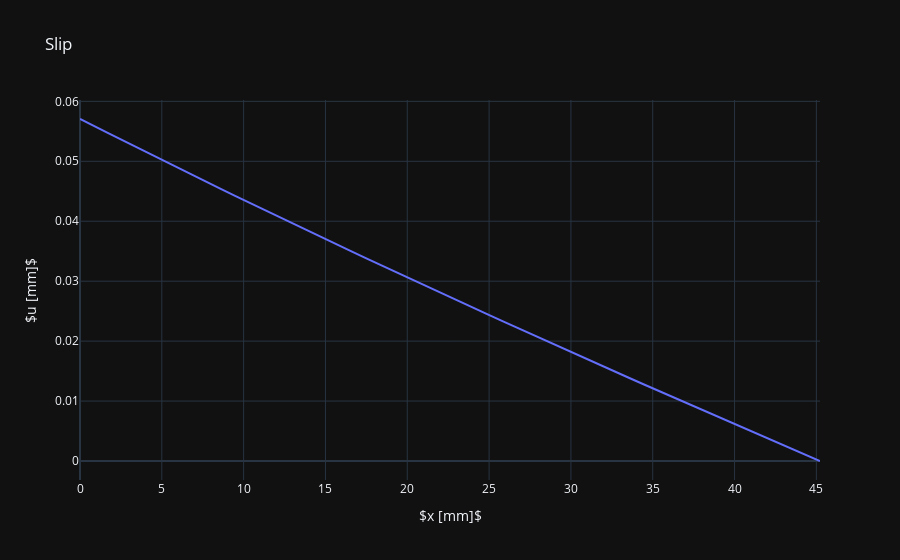
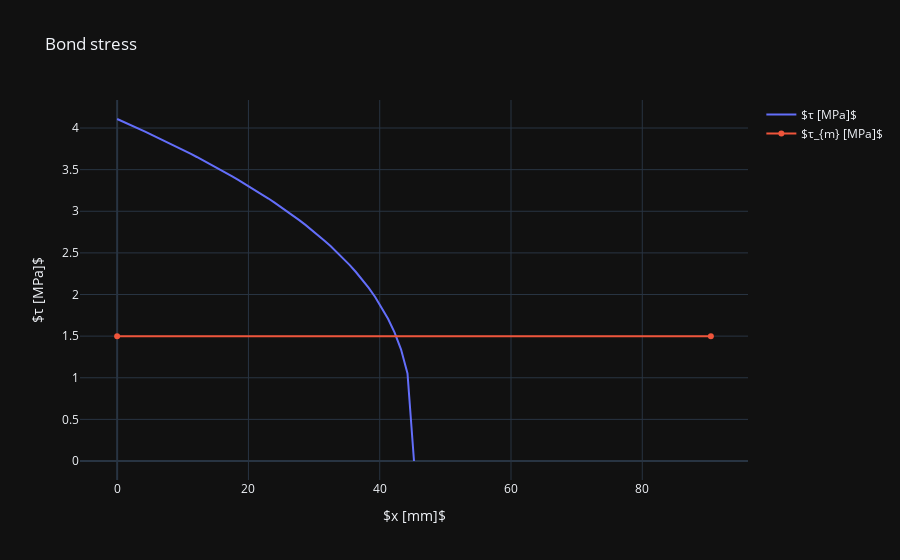
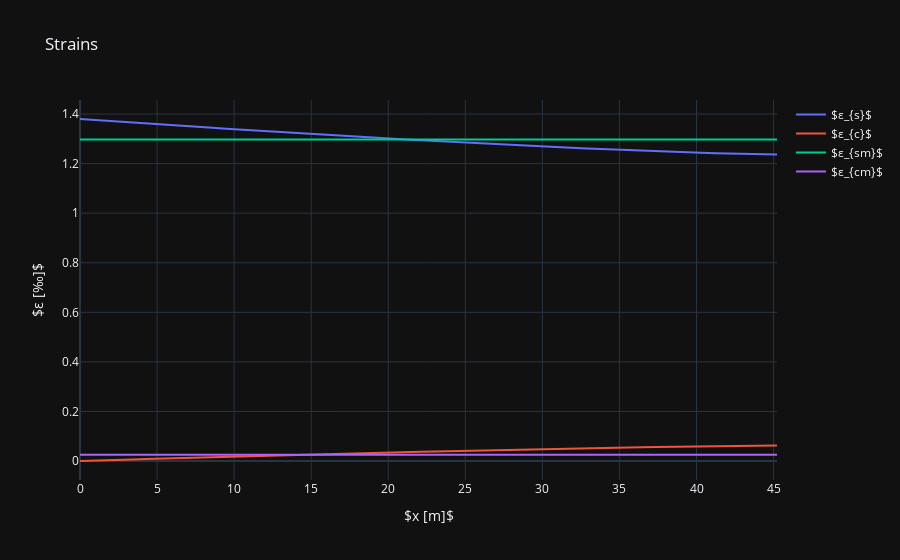

The code cell stored with these charts, in order, in its notebook:
### Code cell
import pymtcm
Stress1=276


wc_ef = 203
fctm=2.67
Ecm=31926
n_phi_s=4
phi_s = 19
hc_ef = 115
Es=200000


msg1="wk ="
msg2="MPa : "

tie = pymtcm.mtcm(phi_s,n_phi_s,hc_ef,wc_ef,Es,Ecm,fctm)
tie.stress(Stress1)
plot=pymtcm.PlotMTCM(tie)
print(tie.As_tot)
tie.stress(Stress1)
print(tie.concept)
print(Stress1,msg2,msg1,tie.wcr)
plot.chord_distribution()
